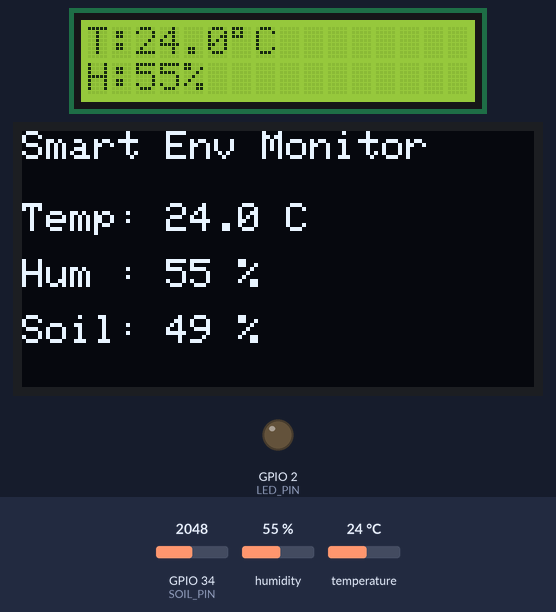
A sketch run on a simulated ESP32. Shown: 16×2 character LCD, 128×64 one-colour display, output pins drawn as LEDs (lit = HIGH). Inputs (shaded band) come from the test bench; at power-on: GPIO 34 (SOIL_PIN) = 2048, humidity 55 %, temperature 24 °C. What the sketch prints to the serial monitor is not drawn.

Above: at 3.3 s.
3.4 s: GPIO 34 (SOIL_PIN) set to 2840
At 4.7 s:
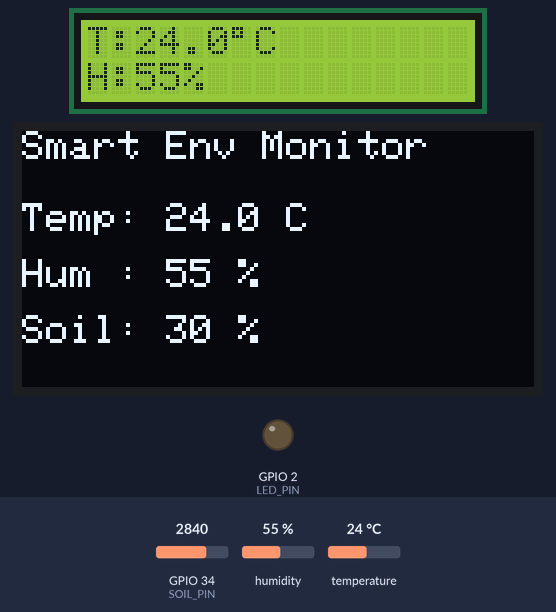
6.1 s: GPIO 34 (SOIL_PIN) set to 2936
At 6.8 s:
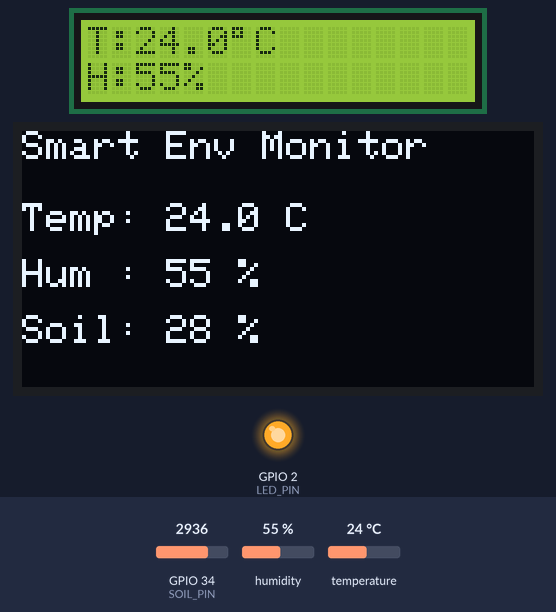
8.8 s: humidity set to 22 %
At 11.1 s:
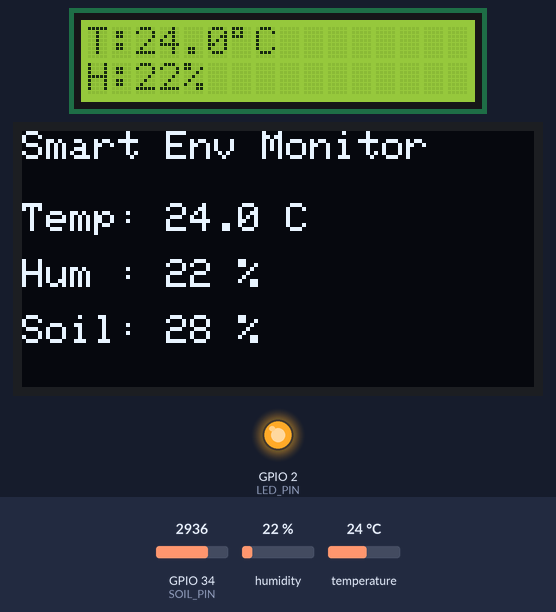
11.8 s: temperature set to 12 °C
At 13.3 s:
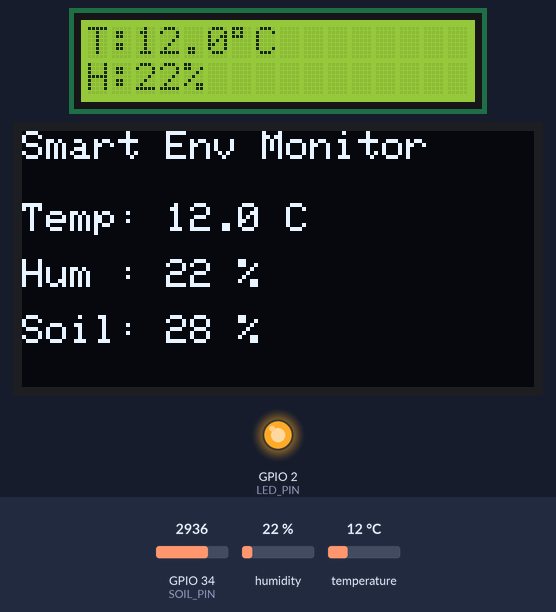
14.5 s: humidity set to 40 %
At 17.6 s:
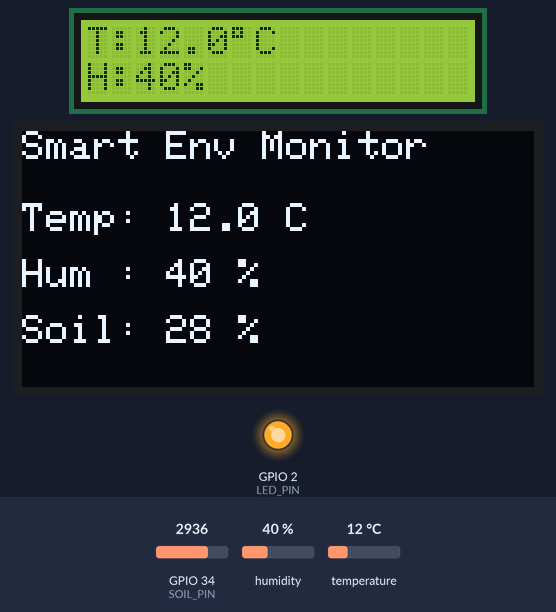
18.0 s: GPIO 34 (SOIL_PIN) set to 3603
At 19.7 s:
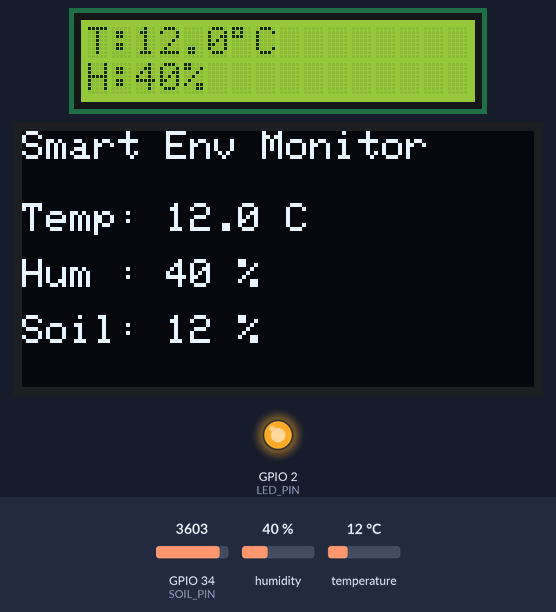
Timing chart, 0 to 21.2 s (numbered marks = the images above; inputs shaded):
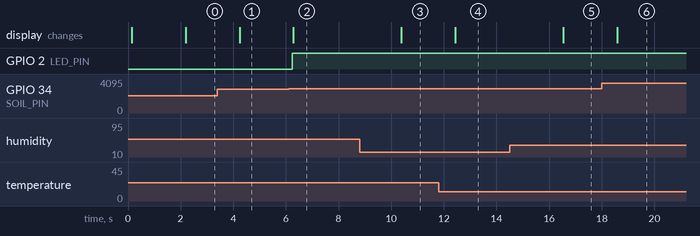

The sketch:

esp32_monitoring.ino
```cpp
#include <Wire.h>
#include <LiquidCrystal_I2C.h>
#include <Adafruit_GFX.h>
#include <Adafruit_SSD1306.h>
#include <DHT.h>

// -------------------- Pin Definitions --------------------
#define DHTPIN      4
#define DHTTYPE     DHT22
#define SOIL_PIN    34
#define LED_PIN     2

// -------------------- Objects --------------------
DHT dht(DHTPIN, DHTTYPE);

LiquidCrystal_I2C lcd(0x27, 16, 2);
Adafruit_SSD1306 oled(128, 64, &Wire, -1);

// -------------------- Setup --------------------
void setup() {

  Serial.begin(115200);

  pinMode(LED_PIN, OUTPUT);

  dht.begin();

  Wire.begin(21,22);

  lcd.init();
  lcd.backlight();

  if(!oled.begin(SSD1306_SWITCHCAPVCC,0x3C)){
    Serial.println("OLED not found");
    while(true);
  }

  oled.clearDisplay();
  oled.display();

  lcd.setCursor(0,0);
  lcd.print("SMART FARM");

  lcd.setCursor(0,1);
  lcd.print("SYSTEM READY");

  delay(2000);
}

// -------------------- Loop --------------------
void loop() {

  float temperature = dht.readTemperature();
  float humidity    = dht.readHumidity();

  int soilRaw = analogRead(SOIL_PIN);

  int soilPercent = map(soilRaw,4095,0,0,100);
  soilPercent = constrain(soilPercent,0,100);

  // LED indication
  if(soilPercent < 30){
    digitalWrite(LED_PIN,HIGH);
  }
  else{
    digitalWrite(LED_PIN,LOW);
  }

  // -------- LCD --------
  lcd.clear();

  lcd.setCursor(0,0);
  lcd.print("T:");
  lcd.print(temperature,1);
  lcd.print((char)223);
  lcd.print("C");

  lcd.setCursor(0,1);
  lcd.print("H:");
  lcd.print(humidity,0);
  lcd.print("%");

  // -------- OLED --------
  oled.clearDisplay();

  oled.setTextSize(1);
  oled.setTextColor(SSD1306_WHITE);

  oled.setCursor(0,0);
  oled.println("Smart Env Monitor");

  oled.setCursor(0,18);
  oled.print("Temp: ");
  oled.print(temperature,1);
  oled.println(" C");

  oled.setCursor(0,32);
  oled.print("Hum : ");
  oled.print(humidity,0);
  oled.println(" %");

  oled.setCursor(0,46);
  oled.print("Soil: ");
  oled.print(soilPercent);
  oled.println(" %");

  oled.display();

  // -------- Serial Monitor --------
  Serial.print("Temperature : ");
  Serial.print(temperature);
  Serial.println(" C");

  Serial.print("Humidity    : ");
  Serial.print(humidity);
  Serial.println(" %");

  Serial.print("Soil Moist. : ");
  Serial.print(soilPercent);
  Serial.println(" %");

  Serial.println("-----------------------");

  delay(2000);
}
```

Measured:
- the behaviour switches between 2866 and 2867 on GPIO 34 (SOIL_PIN) (found by bisection; images 1 and 2)
- after the input at 3.4 s, the display: changes after 0.84 s (image 1)
- after the input at 6.1 s, GPIO 2 (LED_PIN): LOW → HIGH after 0.15 s; the display: changes after 0.19 s (image 2)
- after the input at 8.8 s, the display: changes after 1.6 s (image 3)
- after the input at 11.8 s, the display: changes after 0.64 s (image 4)
- after the input at 14.5 s, the display: changes after 2.0 s (image 5)
- after the input at 18.0 s, the display: changes after 0.59 s (image 6)
